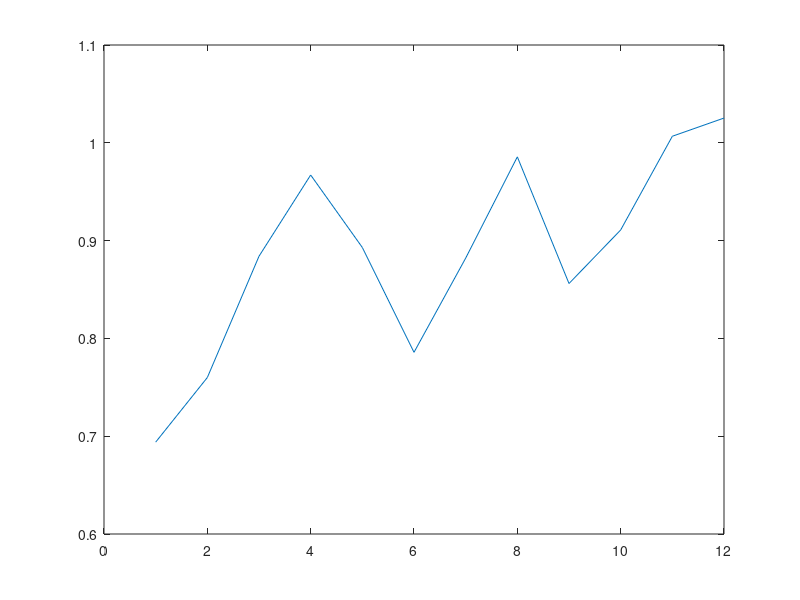

Recreate this plot in MATLAB.
x = [1 2 3 4 5 6 7 8 9 10 11 12];
y = [0.69393	0.76	0.88401	0.96708	0.89296	0.78577	0.88207	0.98563	0.85612	0.91087	1.0067	1.0253];
plot(x,y);